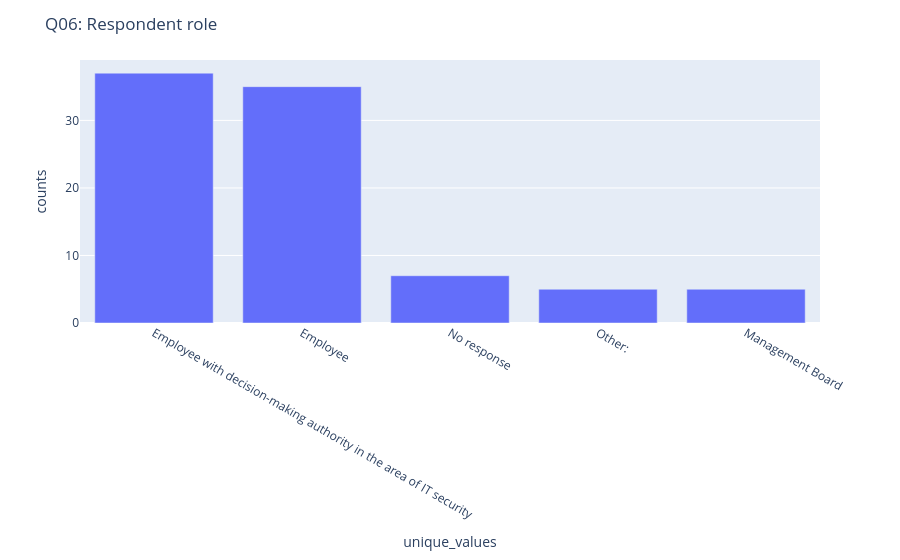

The notebook cell saved with this chart:
### Markdown cell above
### Q06 [S16] - Role / position
>  **Survey question (S16):** "What position do you currently hold in your current organisation?"
>  *"Welche Position haben Sie aktuell in Ihrer derzeitigen Organisation inne?"*

### Code cell
fig_q06, df_q06 = get_bar('Q06', db=False)
fig_q06.update_layout(title="Q06: Respondent role")
fig_q06.show()
print(df_q06[['unique_values','counts']].to_string(index=False))

### Figure 1 — Plotly figure (JSON) as saved in the notebook; plotly's stock layout.template omitted (floating-point values rounded to 4 significant figures)
{"data": [{"hovertemplate": "unique_values=%{x}<br>counts=%{y}<extra></extra>", "legendgroup": "", "marker": {"color": "#636efa", "pattern": {"shape": ""}}, "name": "", "orientation": "v", "showlegend": false, "textposition": "auto", "type": "bar", "x": ["Employee with decision-making authority in the area of IT security", "Employee", "No response", "Other:", "Management Board"], "xaxis": "x", "y": [37, 35, 7, 5, 5], "yaxis": "y"}], "layout": {"barmode": "relative", "legend": {"tracegroupgap": 0}, "margin": {"t": 60}, "title": {"text": "Q06: Respondent role"}, "xaxis": {"anchor": "y", "categoryorder": "total descending", "domain": [0.0, 1.0], "title": {"text": "unique_values"}}, "yaxis": {"anchor": "x", "domain": [0.0, 1.0], "title": {"text": "counts"}}}}
